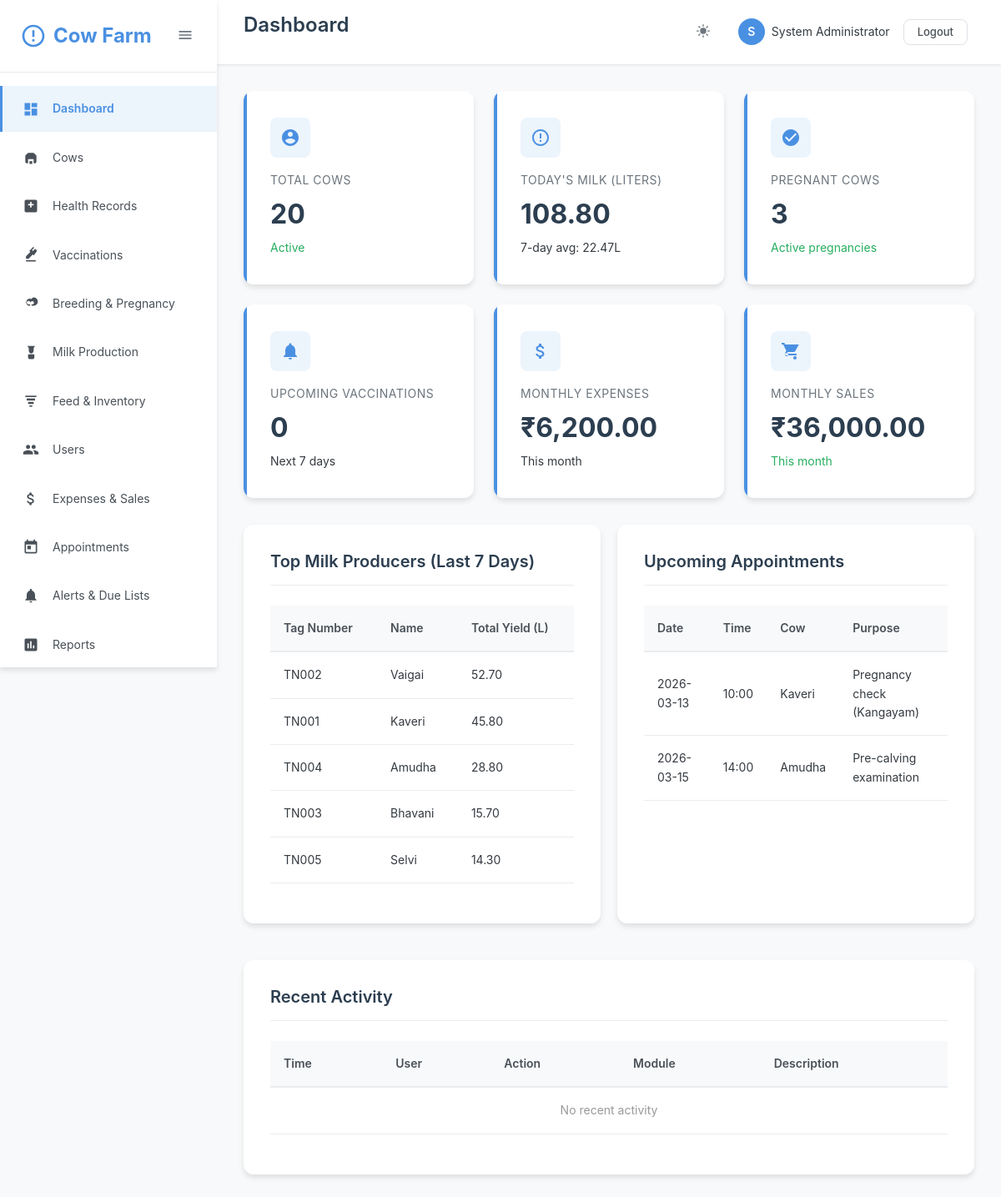
/dashboard.php (signed in), run on the app's committed database.
### tables this page shows
CREATE TABLE IF NOT EXISTS users (
    id INT AUTO_INCREMENT PRIMARY KEY,
    username VARCHAR(50) UNIQUE NOT NULL,
    email VARCHAR(100) UNIQUE NOT NULL,
    password VARCHAR(255) NOT NULL,
    full_name VARCHAR(100) NOT NULL,
    role ENUM('admin', 'vet', 'manager', 'staff') DEFAULT 'staff',
    phone VARCHAR(20),
    status ENUM('active', 'inactive') DEFAULT 'active',
    created_at TIMESTAMP DEFAULT CURRENT_TIMESTAMP,
    updated_at TIMESTAMP DEFAULT CURRENT_TIMESTAMP ON UPDATE CURRENT_TIMESTAMP
);

CREATE TABLE IF NOT EXISTS appointments (
    id INT AUTO_INCREMENT PRIMARY KEY,
    appointment_date DATE NOT NULL,
    appointment_time TIME,
    cow_id INT,
    vet_name VARCHAR(100),
    purpose VARCHAR(255),
    status ENUM('scheduled', 'completed', 'cancelled', 'rescheduled') DEFAULT 'scheduled',
    notes TEXT,
    created_by INT,
    created_at TIMESTAMP DEFAULT CURRENT_TIMESTAMP,
    updated_at TIMESTAMP DEFAULT CURRENT_TIMESTAMP ON UPDATE CURRENT_TIMESTAMP,
    FOREIGN KEY (cow_id) REFERENCES cows(id) ON DELETE SET NULL,
    FOREIGN KEY (created_by) REFERENCES users(id) ON DELETE SET NULL
);

CREATE TABLE IF NOT EXISTS cows (
    id INT AUTO_INCREMENT PRIMARY KEY,
    tag_number VARCHAR(50) UNIQUE NOT NULL,
    name VARCHAR(100),
    breed VARCHAR(50),
    date_of_birth DATE,
    gender ENUM('male', 'female') NOT NULL,
    weight DECIMAL(8,2),
    color VARCHAR(50),
    photo VARCHAR(255),
    sire_tag VARCHAR(50),
    dam_tag VARCHAR(50),
    purchase_date DATE,
    purchase_price DECIMAL(10,2),
    status ENUM('active', 'sold', 'deceased', 'transferred') DEFAULT 'active',
    notes TEXT,
    created_by INT,
    created_at TIMESTAMP DEFAULT CURRENT_TIMESTAMP,
    updated_at TIMESTAMP DEFAULT CURRENT_TIMESTAMP ON UPDATE CURRENT_TIMESTAMP,
    FOREIGN KEY (created_by) REFERENCES users(id) ON DELETE SET NULL
);

### dashboard.php (the view, shortened to what the rows shown need)
<?php
require_once __DIR__ . '/classes/Auth.php';
require_once __DIR__ . '/classes/Database.php';
require_once __DIR__ . '/classes/Helper.php';
$db = new DBHelper();
$upcomingAppointments = $db->fetchAll("
    SELECT a.*, c.tag_number, c.name as cow_name
    FROM appointments a
    LEFT JOIN cows c ON a.cow_id = c.id
    WHERE a.appointment_date >= CURDATE() AND a.status = 'scheduled'
    ORDER BY a.appointment_date, a.appointment_time
    LIMIT 5
");
$pageTitle = 'Dashboard';
include __DIR__ . '/includes/header.php';
?>
<div class="content-area">
    <div style="display: grid; grid-template-columns: 1fr 1fr; gap: 20px; margin-bottom: 20px;">
        <div class="card">
            <div class="card-body">
                <table class="table">
                    <thead>
                        <tr>
                            <th>Tag Number</th>
                            <th>Name</th>
                            <th>Total Yield (L)</th>
                        </tr>
                    </thead>
                </table>
            </div>
        </div>
        <div class="card">
            <div class="card-body">
                <table class="table">
                    <thead>
                        <tr>
                            <th>Date</th>
                            <th>Time</th>
                            <th>Cow</th>
                            <th>Purpose</th>
                        </tr>
                    </thead>
                    <tbody>
                        <?php if (empty($upcomingAppointments)): ?>
                            <tr>
                                <td colspan="4" style="text-align: center; color: #999;">No upcoming appointments</td>
                            </tr>
                        <?php else: ?>
                            <?php foreach ($upcomingAppointments as $apt): ?>
                                <tr>
                                    <td><?php echo Helper::formatDate($apt['appointment_date']); ?></td>
                                    <td><?php echo date('H:i', strtotime($apt['appointment_time'])); ?></td>
                                    <td><?php echo htmlspecialchars($apt['cow_name'] ?? $apt['tag_number'] ?? '-'); ?></td>
                                    <td><?php echo htmlspecialchars($apt['purpose']); ?></td>
                                </tr>
                            <?php endforeach; ?>
                        <?php endif; ?>
                    </tbody>
                </table>
            </div>
        </div>
    </div>
    <div class="card">
        <div class="card-body">
            <table class="table">
                <thead>
                    <tr>
                        <th>Time</th>
                        <th>User</th>
                        <th>Action</th>
                        <th>Module</th>
                        <th>Description</th>
                    </tr>
                </thead>
            </table>
        </div>
    </div>
</div>
<?php include __DIR__ . '/includes/footer.php'; ?>

### includes/header.php (shortened to what the rows shown need)
<?php
require_once __DIR__ . '/../classes/Auth.php';
$auth = new Auth();
$currentUser = $auth->getCurrentUser();
?>
<!DOCTYPE html>
<html lang="en">
<head>
    <link rel="stylesheet" href="<?php echo BASE_URL; ?>assets/css/style.css">
    <link rel="stylesheet" href="<?php echo BASE_URL; ?>assets/css/icons.css">
</head>
<body>
    <?php if ($auth->isLoggedIn()): ?>
    <aside class="sidebar" id="sidebar">
        <div class="sidebar-header">
            <div class="sidebar-logo">
                <svg class="sidebar-logo-icon" viewBox="0 0 24 24">
                    <path d="M12 2C6.48 2 2 6.48 2 12s4.48 10 10 10 10-4.48 10-10S17.52 2 12 2zm0 18c-4.41 0-8-3.59-8-8s3.59-8 8-8 8 3.59 8 8-3.59 8-8 8zm-1-13h2v6h-2zm0 8h2v2h-2z"/>
                </svg>
                <span class="sidebar-menu-text">Cow Farm</span>
            </div>
            <button class="sidebar-toggle" id="sidebarToggle">
                <svg width="20" height="20" viewBox="0 0 24 24" fill="currentColor">
                    <path d="M3 18h18v-2H3v2zm0-5h18v-2H3v2zm0-7v2h18V6H3z"/>
                </svg>
            </button>
        </div>
        <nav>
            <ul class="sidebar-menu">
                <li class="sidebar-menu-item">
                    <a href="<?php echo BASE_URL; ?>dashboard.php" class="sidebar-menu-link <?php echo basename($_SERVER['PHP_SELF']) == 'dashboard.php' ? 'active' : ''; ?>">
                        <svg class="sidebar-menu-icon" viewBox="0 0 24 24">
                            <path d="M3 13h8V3H3v10zm0 8h8v-6H3v6zm10 0h8V11h-8v10zm0-18v6h8V3h-8z"/>
                        </svg>
                        <span class="sidebar-menu-text">Dashboard</span>
                    </a>
                </li>
                <li class="sidebar-menu-item">
                    <a href="<?php echo BASE_URL; ?>cows/index.php" class="sidebar-menu-link <?php echo strpos($_SERVER['PHP_SELF'], 'cows') !== false ? 'active' : ''; ?>">
                        <svg class="sidebar-menu-icon" viewBox="0 0 24 24">
                            <path d="M4 9l4-4h8l4 4v9a2 2 0 0 1-2 2h-2v-6H8v6H6a2 2 0 0 1-2-2V9z"/>
                            <path d="M10 21v-4h4v4"/>
                        </svg>
                        <span class="sidebar-menu-text">Cows</span>
                    </a>
                </li>
                <li class="sidebar-menu-item">
                    <a href="<?php echo BASE_URL; ?>health/index.php" class="sidebar-menu-link <?php echo strpos($_SERVER['PHP_SELF'], 'health') !== false ? 'active' : ''; ?>">
                        <svg class="sidebar-menu-icon" viewBox="0 0 24 24">
                            <path d="M19 3H5A2 2 0 0 0 3 5v14a2 2 0 0 0 2 2h14a2 2 0 0 0 2-2V5a2 2 0 0 0-2-2zm-3 8h-3v3h-2v-3H8V9h3V6h2v3h3z"/>
                        </svg>
                        <span class="sidebar-menu-text">Health Records</span>
                    </a>
                </li>
                <li class="sidebar-menu-item">
                    <a href="<?php echo BASE_URL; ?>health/vaccinations.php" class="sidebar-menu-link <?php echo strpos($_SERVER['PHP_SELF'], 'vaccinations') !== false ? 'active' : ''; ?>">
                        <svg class="sidebar-menu-icon" viewBox="0 0 24 24">
                            <path d="M21 5.5l-2.79-2.8-3.22 3.22-1.42-1.42L16.79 1.3 15.5 0 9.79 5.71l1.42 1.42L5 13.36V17h3.64l6.21-6.21 1.42 1.42L21 5.5z"/>
                            <path d="M5 19h14v2H5z"/>
                        </svg>
                        <span class="sidebar-menu-text">Vaccinations</span>
                    </a>
                </li>
                <li class="sidebar-menu-item">
                    <a href="<?php echo BASE_URL; ?>breeding/index.php" class="sidebar-menu-link <?php echo strpos($_SERVER['PHP_SELF'], 'breeding') !== false ? 'active' : ''; ?>">
                        <svg class="sidebar-menu-icon" viewBox="0 0 24 24">
                            <path d="M16.5 3a4.5 4.5 0 0 0-3.89 2.25A4.5 4.5 0 1 0 8.5 15H11v-2H8.5A2.5 2.5 0 1 1 10.7 9l.8 1.39.8-1.39A2.5 2.5 0 1 1 15.5 13H13v2h2.5A4.5 4.5 0 0 0 16.5 3z"/>
                        </svg>
                        <span class="sidebar-menu-text">Breeding & Pregnancy</span>
                    </a>
                </li>
                <li class="sidebar-menu-item">
                    <a href="<?php echo BASE_URL; ?>milk/index.php" class="sidebar-menu-link <?php echo strpos($_SERVER['PHP_SELF'], 'milk') !== false ? 'active' : ''; ?>">
                        <svg class="sidebar-menu-icon" viewBox="0 0 24 24">
                            <path d="M7 2l2 3v3.5C9 11.43 10.57 13 12.5 13S16 11.43 16 8.5V5l2-3H7z"/>
                            <path d="M8 14h9v5a2 2 0 0 1-2 2H10a2 2 0 0 1-2-2v-5z"/>
                        </svg>
                        <span class="sidebar-menu-text">Milk Production</span>
                    </a>
                </li>
                <li class="sidebar-menu-item">
                    <a href="<?php echo BASE_URL; ?>feed/index.php" class="sidebar-menu-link <?php echo strpos($_SERVER['PHP_SELF'], 'feed') !== false ? 'active' : ''; ?>">
                        <svg class="sidebar-menu-icon" viewBox="0 0 24 24">
                            <path d="M4 4h16v2H4z"/>
                            <path d="M6 8h12v3H6z"/>
                            <path d="M8 13h8v3H8z"/>
                            <path d="M10 18h4v2h-4z"/>
                        </svg>
                        <span class="sidebar-menu-text">Feed & Inventory</span>
                    </a>
                </li>
                <?php if ($auth->hasRole([ROLE_ADMIN, ROLE_MANAGER])): ?>
                <li class="sidebar-menu-item">
                    <a href="<?php echo BASE_URL; ?>users/index.php" class="sidebar-menu-link <?php echo strpos($_SERVER['PHP_SELF'], 'users') !== false ? 'active' : ''; ?>">
                        <span class="sidebar-menu-text">Users</span>
                    </a>
                </li>
                <?php endif; ?>
                <li class="sidebar-menu-item">
                    <a href="<?php echo BASE_URL; ?>expenses/index.php" class="sidebar-menu-link <?php echo strpos($_SERVER['PHP_SELF'], 'expenses') !== false ? 'active' : ''; ?>">
                        <span class="sidebar-menu-text">Expenses & Sales</span>
                    </a>
                </li>
                <li class="sidebar-menu-item">
                    <a href="<?php echo BASE_URL; ?>appointments/index.php" class="sidebar-menu-link <?php echo strpos($_SERVER['PHP_SELF'], 'appointments') !== false ? 'active' : ''; ?>">
                        <svg class="sidebar-menu-icon" viewBox="0 0 24 24">
                            <path d="M19 3h-1V1h-2v2H8V1H6v2H5c-1.11 0-1.99.9-1.99 2L3 19c0 1.1.89 2 2 2h14c1.1 0 2-.9 2-2V5c0-1.1-.9-2-2-2zm0 16H5V8h14v11zM7 10h5v5H7z"/>
                        </svg>
                        <span class="sidebar-menu-text">Appointments</span>
                    </a>
                </li>
                <li class="sidebar-menu-item">
                    <a href="<?php echo BASE_URL; ?>alerts/index.php" class="sidebar-menu-link <?php echo strpos($_SERVER['PHP_SELF'], 'alerts') !== false ? 'active' : ''; ?>">
                        <svg class="sidebar-menu-icon" viewBox="0 0 24 24">
                            <path d="M12 22c1.1 0 2-.9 2-2h-4c0 1.1.89 2 2 2zm6-6v-5c0-3.07-1.64-5.64-4.5-6.32V4c0-.83-.67-1.5-1.5-1.5s-1.5.67-1.5 1.5v.68C7.63 5.36 6 7.92 6 11v5l-2 2v1h16v-1l-2-2z"/>
                        </svg>
                        <span class="sidebar-menu-text">Alerts & Due Lists</span>
                    </a>
                </li>
                <li class="sidebar-menu-item">
                    <a href="<?php echo BASE_URL; ?>reports/index.php" class="sidebar-menu-link <?php echo strpos($_SERVER['PHP_SELF'], 'reports') !== false ? 'active' : ''; ?>">
                        <svg class="sidebar-menu-icon" viewBox="0 0 24 24">
                            <path d="M19 3H5c-1.1 0-2 .9-2 2v14c0 1.1.9 2 2 2h14c1.1 0 2-.9 2-2V5c0-1.1-.9-2-2-2zM9 17H7v-7h2v7zm4 0h-2V7h2v10zm4 0h-2v-4h2v4z"/>
                        </svg>
                        <span class="sidebar-menu-text">Reports</span>
                    </a>
                </li>
            </ul>
        </nav>
    </aside>
    <main class="main-content">
        <header class="header-bar">
            <div>
                <h1 class="header-title"><?php echo isset($pageTitle) ? $pageTitle : 'Dashboard'; ?></h1>
            </div>
            <div class="header-actions">
                <button class="header-btn" data-theme-toggle title="Toggle Dark Mode">
                </button>
                <div class="user-menu">
                    <div class="user-avatar"><?php echo strtoupper(substr($currentUser['full_name'], 0, 1)); ?></div>
                    <span><?php echo htmlspecialchars($currentUser['full_name']); ?></span>
                    <div style="margin-left: 8px;">
                        <a href="<?php echo BASE_URL; ?>logout.php" class="btn btn-sm btn-outline">Logout</a>
                    </div>
                </div>
            </div>
        </header>
    <?php endif; ?>

### data on the page
users: full_name "S", full_name "System Administrator"
appointments: appointment_date "2026-03-13", appointment_time "10:00", cow.name "Kaveri", purpose "Pregnancy check (Kangayam)"
appointments: appointment_date "2026-03-15", appointment_time "14:00", cow.name "Amudha", purpose "Pre-calving examination"

### other printed values
$pageTitle "Dashboard"
$stats['total_cows'] "20"
$stats['today_milk'] "108.80"
$stats['avg_milk'] "22.47"
$stats['pregnant_cows'] "3"
$stats['upcoming_vaccinations'] "0"
$stats['month_expenses'] "6,200.00"
$stats['month_sales'] "36,000.00"
$producer['tag_number'] "TN002"
$producer['name'] "Vaigai"
$producer['total_yield'] "52.70"
$producer['tag_number'] "TN001"
$producer['name'] "Kaveri"
$producer['total_yield'] "45.80"
$producer['tag_number'] "TN004"
